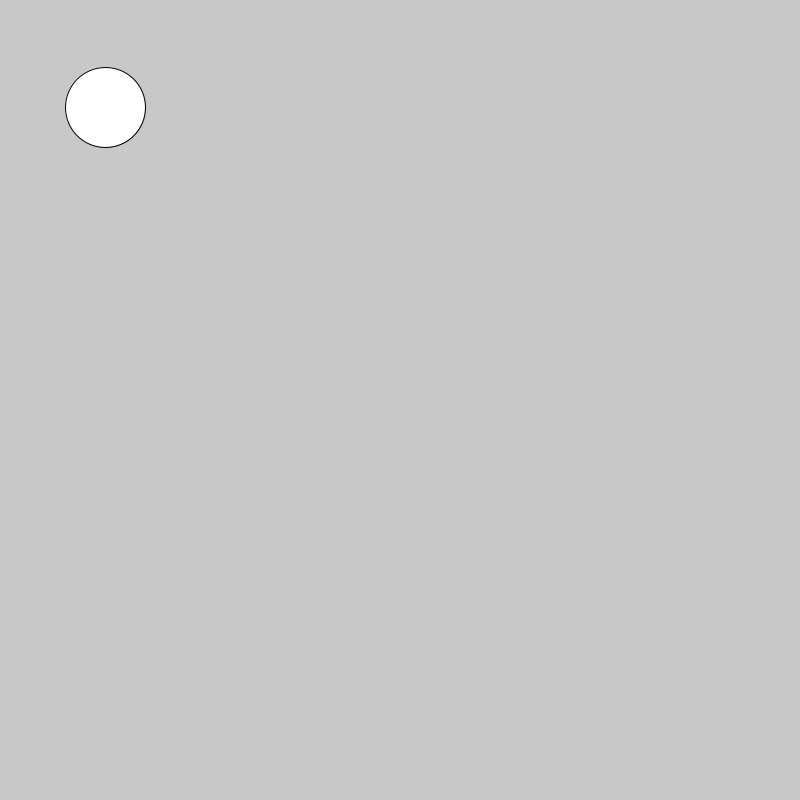
Frame 1 (no input)
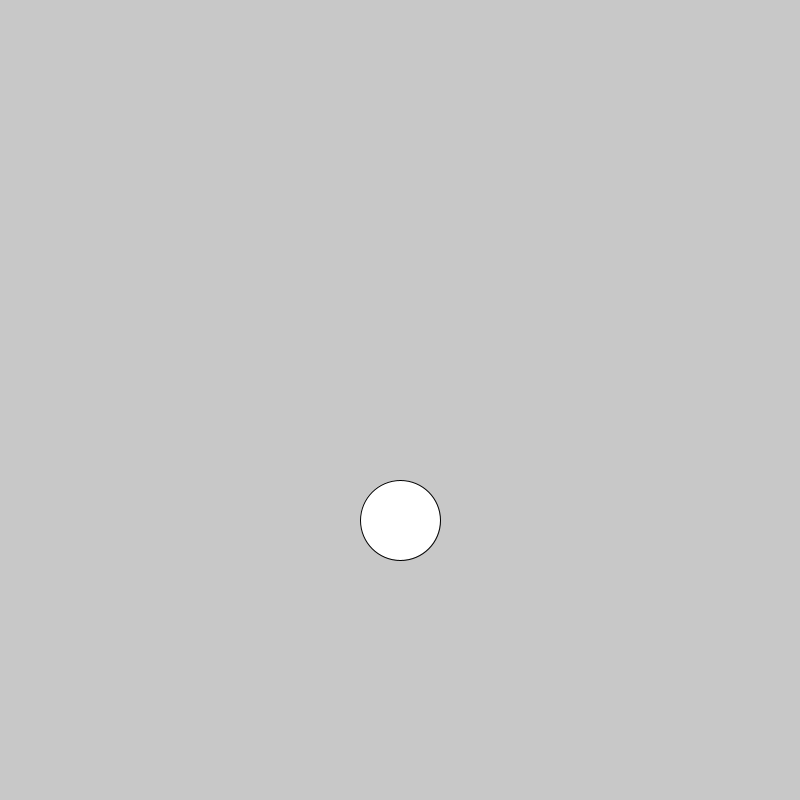
Frame 60 (the mouse pressed at the canvas centre just before this capture)
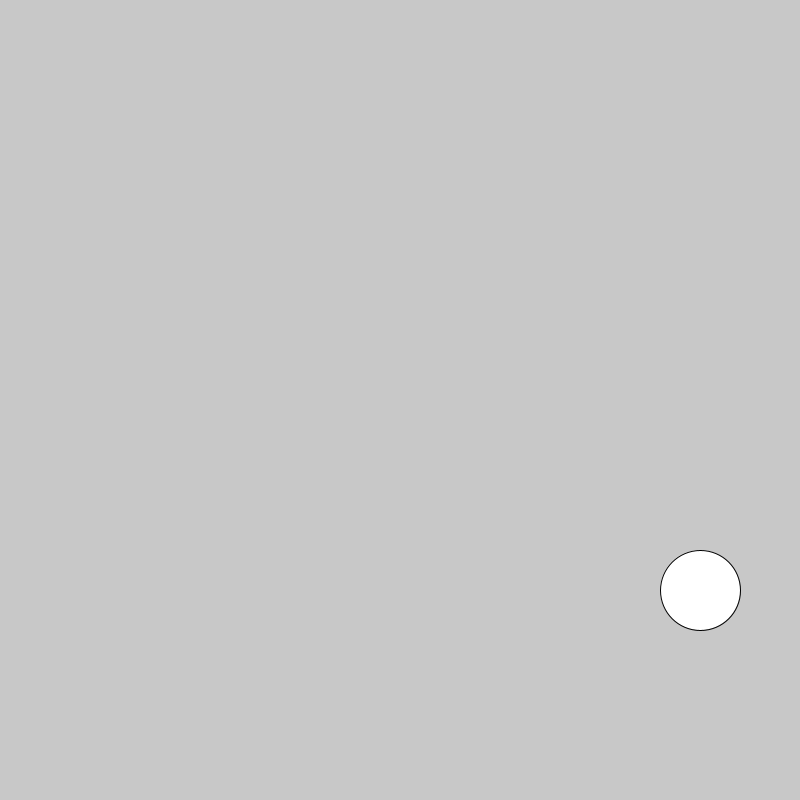
Frame 120 (the mouse held since frame 60 and released just before this capture)

The Processing sketch that drew these frames (run headless with seeded random() and noise(); from frame 60 on, the mouse is pressed at the canvas centre):

// Processing sketch: w6_04_bouncingBall
// ── w6_04_bouncingBall.pde
float x = 100;
float y = 100;
float r = 40;
float dx = 5;
float dy = 7;
float gravity = 0.8;

void setup() {
  size(800, 800);
}

void draw() {
  background(200);
  x += dx;
  y += dy;

  //dy += gravity;
  //dy *= 0.99;

  fill(255);
  ellipse(x, y, r*2, r*2);

  if (x > width - r || x < r) {
    dx = -dx;
  }

  if (y > height - r || y < r) {
    dy = -dy;
  }
}
